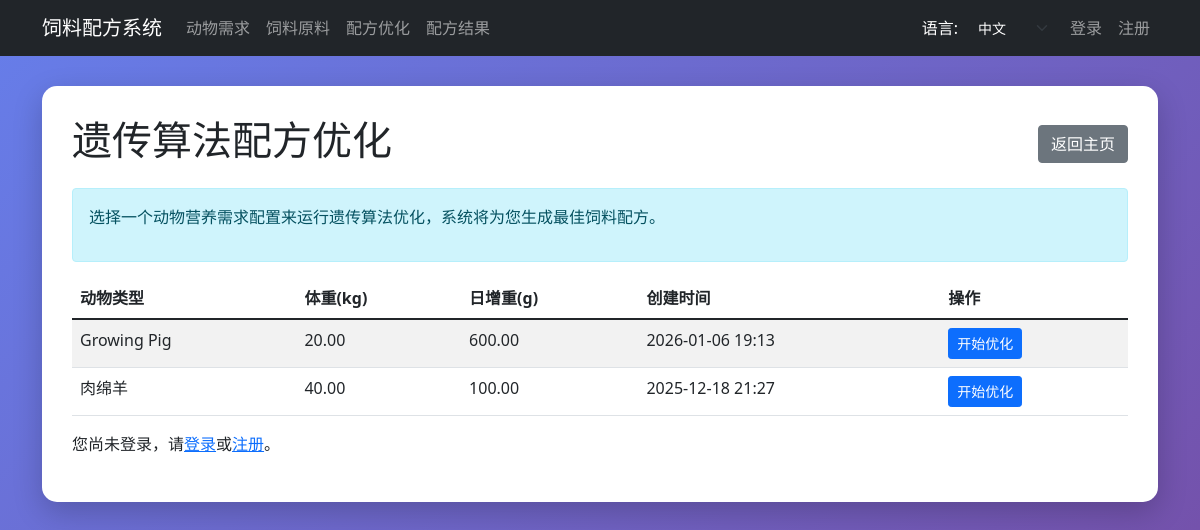
The page /formulation/ga-optimization/ on the database its author committed.
### animal_requirements/models.py (models this page shows, shortened)
class AnimalRequirement(models.Model):
    DRAFT = 'draft'  # 草稿状态
    PENDING = 'pending'
    APPROVED = 'approved'
    REJECTED = 'rejected'
    STATUS_CHOICES = [
        (DRAFT, _('草稿')),
        (PENDING, _('待审核')),
        (APPROVED, _('已通过')),
        (REJECTED, _('已拒绝')),
    ]
    status = models.CharField(max_length=10, choices=STATUS_CHOICES, default=DRAFT, verbose_name=_("审核状态"))
    animal_type = models.CharField(max_length=50, verbose_name=_("动物类型"))
    body_weight = models.DecimalField(max_digits=6, decimal_places=2, verbose_name=_("体重(kg)"))
    daily_gain = models.DecimalField(max_digits=6, decimal_places=2, verbose_name=_("日增重(g)"))
    dm_lower = models.DecimalField(max_digits=6, decimal_places=2, default=0, verbose_name="干物质下界(%))")
    dm_upper = models.DecimalField(max_digits=6, decimal_places=2, default=0, verbose_name="干物质上界(%))")
    calcium_lower = models.DecimalField(max_digits=6, decimal_places=2, default=0, verbose_name=_("钙下界(%))"))
    calcium_upper = models.DecimalField(max_digits=6, decimal_places=2, default=0, verbose_name=_("钙上界(%))"))
    protein_lower = models.DecimalField(max_digits=6, decimal_places=2, default=0, verbose_name=_("蛋白下界(%))"))
    protein_upper = models.DecimalField(max_digits=6, decimal_places=2, default=0, verbose_name=_("蛋白上界(%))"))
    phosphorus_lower = models.DecimalField(max_digits=6, decimal_places=2, default=0, verbose_name=_("磷下界(%))"))
    phosphorus_upper = models.DecimalField(max_digits=6, decimal_places=2, default=0, verbose_name=_("磷上界(%))"))
    ndf_lower = models.DecimalField(max_digits=6, decimal_places=2, default=0, verbose_name=_("中性洗涤纤维下界(%))"))
    ndf_upper = models.DecimalField(max_digits=6, decimal_places=2, default=0, verbose_name=_("中性洗涤纤维上界(%))"))
    energy_lower = models.DecimalField(max_digits=8, decimal_places=2, default=0, verbose_name=_("代谢能下界(kcal/kg))"))
    energy_upper = models.DecimalField(max_digits=8, decimal_places=2, default=0, verbose_name=_("代谢能上界(kcal/kg))"))
    mp_lower = models.DecimalField(max_digits=8, decimal_places=2, default=0, verbose_name=_("代谢蛋白下界(%))"))
    mp_upper = models.DecimalField(max_digits=8, decimal_places=2, default=0, verbose_name=_("代谢蛋白上界(%))"))
    created_by = models.ForeignKey(CustomUser, on_delete=models.CASCADE, related_name='created_requirements',
                                   verbose_name=_("提交用户"), null=True, blank=True)
    approved_by = models.ForeignKey(CustomUser, null=True, blank=True, on_delete=models.SET_NULL,
                                    related_name='approved_requirements', verbose_name=_("审核用户"))
    approved_at = models.DateTimeField(null=True, blank=True, verbose_name=_("审核时间"))
    created_at = models.DateTimeField(auto_now_add=True, verbose_name=_("创建时间"))
    class Meta:
        verbose_name = _("动物营养需求")
        verbose_name_plural = _("动物营养需求")

### formulation/views.py (the view)
# urls.py: path("ga-optimization/", views.ga_optimization_list, name="ga_optimization_list"),
def ga_optimization_list(request):
    requirements = AnimalRequirement.objects.filter(status=AnimalRequirement.APPROVED).order_by('-created_at')
    context = {
        'requirements': requirements
    }
    return render(request, 'formulation/ga_optimization_list.html', context)

### formulation/templates/formulation/ga_optimization_list.html (shortened to what this page needs)
{% extends 'base.html' %}
{% load i18n %}
{% block content %}
<div class="d-flex justify-content-between align-items-center mb-3">
    <h1>{% trans "遗传算法配方优化" %}</h1>
    <a href="{% url 'home' %}" class="btn btn-secondary">{% trans "返回主页" %}</a>
</div>
<div class="alert alert-info">
    <p>{% translate '选择一个动物营养需求配置来运行遗传算法优化，系统将为您生成最佳饲料配方。' %}</p>
</div>
{% if requirements %}
    <table class="table table-striped">
        <thead>
            <tr>
                <th>{% trans "动物类型" %}</th>
                <th>{% translate '体重(kg)' %}</th>
                <th>{% translate '日增重(g)' %}</th>
                <th>{% trans "创建时间" %}</th>
                <th>{% trans "操作" %}</th>
            </tr>
        </thead>
        <tbody>
            {% for requirement in requirements %}
            <tr>
                <td>{{ requirement.animal_type }}</td>
                <td>{{ requirement.body_weight }}</td>
                <td>{{ requirement.daily_gain }}</td>
                <td>{{ requirement.created_at|date:"Y-m-d H:i" }}</td>
                <td>
                    <a href="{% url 'formula_results_page' requirement.id %}" class="btn btn-sm btn-primary">{% trans "开始优化" %}</a>
                </td>
            </tr>
            {% endfor %}
        </tbody>
    </table>
{% else %}
    <div class="alert alert-warning">
        <p>{% trans '暂无动物营养需求配置。请先在' %}<a href="{% url 'animal_requirements_list' %}">{% trans "动物营养需求管理" %}</a>{% trans '中添加配置。' %}</p>
    </div>
{% endif %}
{% if user.is_authenticated %}
    <p>{% trans '欢迎, ' %}{{ user.username }}!</p>
{% else %}
    <p>{% trans '您尚未登录，请' %}<a href="{% url 'login' %}">{% trans "登录" %}</a>{% trans '或' %}<a href="{% url 'register' %}">{% trans "注册" %}</a>{% trans '。' %}</p>
{% endif %}
{% endblock %}

### templates/base.html (style rules this page uses)
body { background: linear-gradient(135deg, #667eea 0%, #764ba2 100%); min-height: 100vh; font-family: 'Segoe UI', Tahoma, Geneva, Verdana, sans-serif; }

### rows shown on the page
AnimalRequirement: animal_type "Growing Pig", body_weight "20.00", daily_gain "600.00", created_at "2026-01-06 19:13"
AnimalRequirement: animal_type "肉绵羊", body_weight "40.00", daily_gain "100.00", created_at "2025-12-18 21:27"

### other values the page prints
form field language "中文"
